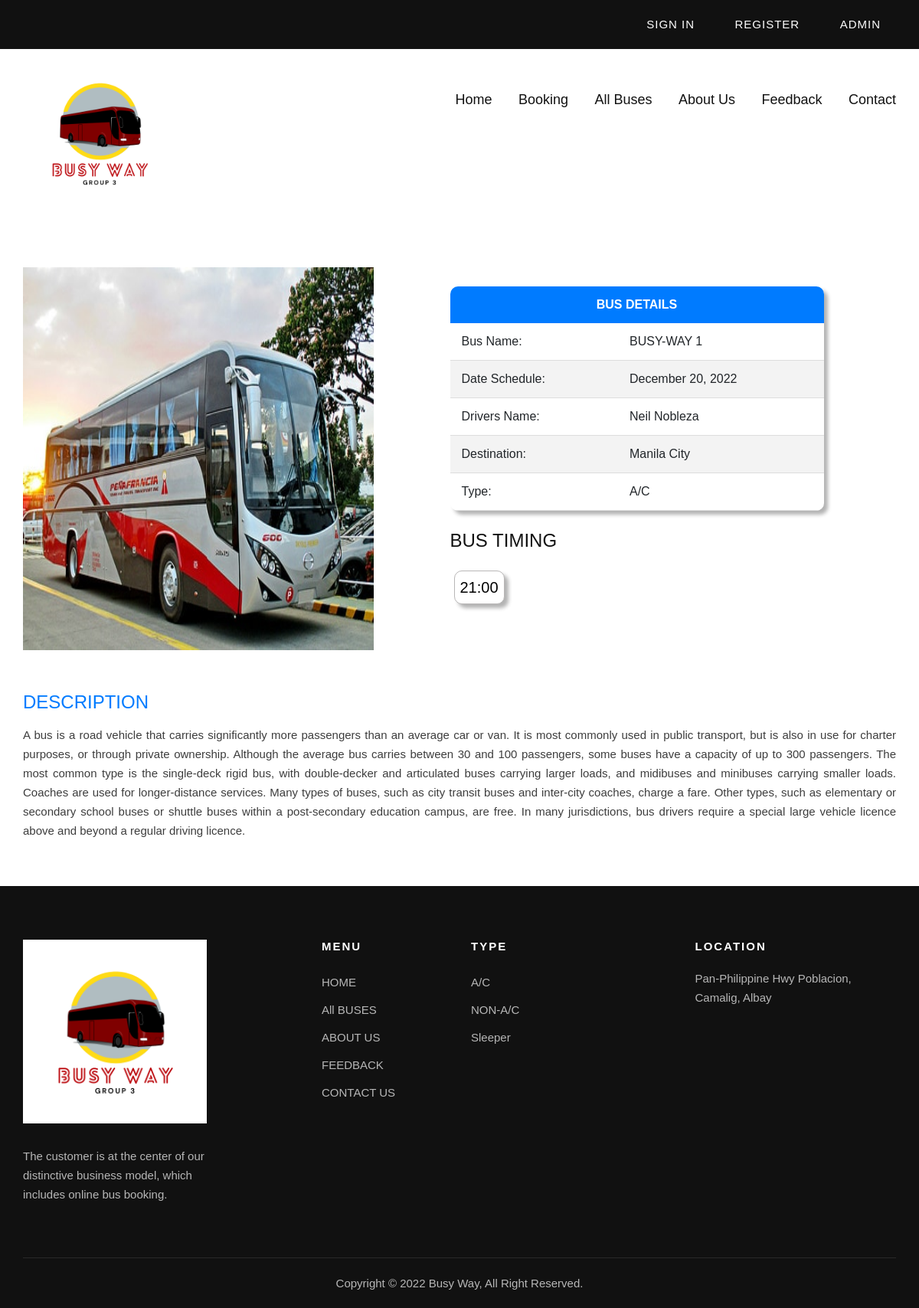
/bus_details.php?pass=1, run on the app's committed database.
### tables this page shows
CREATE TABLE `add_bus` (
  `id` int(25) NOT NULL,
  `buses_name` varchar(100) NOT NULL,
  `drivers_name` varchar(100) NOT NULL,
  `schedule` varchar(100) NOT NULL,
  `categroy` varchar(100) NOT NULL,
  `language` varchar(100) NOT NULL,
  `you_tube_link` varchar(250) NOT NULL,
  `show` varchar(100) NOT NULL,
  `action` varchar(100) NOT NULL,
  `decription` varchar(300) NOT NULL,
  `image` varchar(100) NOT NULL,
  `status` int(10) NOT NULL
);

CREATE TABLE `time_schedule` (
  `id` int(25) NOT NULL,
  `show` varchar(100) NOT NULL,
  `theater` varchar(100) NOT NULL
);

### bus_details.php (the view, shortened to what this page needs)
<!DOCTYPE html>
<html>
<head>
    <link rel="stylesheet" href="css/bootstrap.min.css" type="text/css">
    <link rel="stylesheet" href="css/font-awesome.min.css" type="text/css">
    <link rel="stylesheet" href="css/elegant-icons.css" type="text/css">
    <link rel="stylesheet" href="css/magnific-popup.css" type="text/css">
    <link rel="stylesheet" href="css/nice-select.css" type="text/css">
    <link rel="stylesheet" href="css/owl.carousel.min.css" type="text/css">
    <link rel="stylesheet" href="css/slicknav.min.css" type="  text/css">
    <link rel="stylesheet" href="css/fonts-googleapis.css" type="  text/css">
    <link rel="stylesheet" href="css/style.css" type="text/css">
</head>
<body>
<?php
include("header.php");
?>
<section id="aboutUs">
  <div class="container">
<?php
        include_once 'Database.php';
        $id = $_GET['pass'];
        $result = mysqli_query($conn,"SELECT * FROM add_bus WHERE id = '".$id."'");
        if (mysqli_num_rows($result) > 0) {
          while($row = mysqli_fetch_array($result)) {
        ?>
    <div class="row feature design">
        <div class="col-lg-5"> <img src="admin/image/<?php echo $row['image']; ?>" class="resize-detail" alt="" width="100%"> </div>
      <div class="col-lg-7">
        <table class="content-table">
          <thead><tr>
            <th colspan="2">BUS DETAILS</th>
          </tr>
        </thead>
          <tbody>
          <tr>
            <td>Bus Name:</td><td><?php echo $row['buses_name'];?></td>
          </tr>
          <tr>
            <td>Date Schedule:</td><td><?php echo $row['schedule'];?></td>
          </tr>
          <tr>
            <td>Drivers Name:</td><td><?php echo $row['drivers_name'];?></td>
          </tr>
          <tr>
            <td>Destination:</td><td><?php echo $row['categroy'];?></td>
          </tr>
          <tr>
            <td>Type:</td><td><?php echo $row['language'];?></td>
          </tr>
         </tbody>
        </table>
        <?php  if($row['action']== "AVAILABLE"){?>
        <div class="tiem-link">
          <h4>BUS TIMING</h4><br>
          <?php
            $time = $row['show'];
            $movie = $row['buses_name'];
            $set_time = explode(",", $time);
            $res = mysqli_query($conn,"SELECT * FROM time_schedule");
        if (mysqli_num_rows($res) > 0) {
          while($row = mysqli_fetch_array($res)) {
            if(in_array($row['show'],$set_time)){
              ?><a href="seatbooking.php?movie=<?php echo $movie; ?>&time=<?php echo $row['show'];?>"><?php echo $row['show'];?></a><?php
             }
           }
         }
          ?>
      </div>
      <?php
}
      ?>
      </div>
    </div>
    <div class="description">
      <h4>DESCRIPTION</h4>
      <p>
      A bus is a road vehicle that carries significantly more passengers than an average car or van. It is most commonly used in public transport, but is also in use for charter purposes, or through private ownership. Although the average bus carries between 30 and 100 passengers, some buses have a capacity of up to 300 passengers. The most common type is the single-deck rigid bus, with double-decker and articulated buses carrying larger loads, and midibuses and minibuses carrying smaller loads. Coaches are used for longer-distance services. Many types of buses, such as city transit buses and inter-city coaches, charge a fare. Other types, such as elementary or secondary school buses or shuttle buses within a post-secondary education campus, are free. In many jurisdictions, bus drivers require a special large vehicle licence above and beyond a regular driving licence.</p>
    </div>
    <?php
        }
      }
         ?>
    </div>
</section>
<?php
include("footer.php");
?>
</body>
</html>

### css/style.css (style rules this page uses)
html, body { height: 100%; font-family: "Nunito Sans", sans-serif; -webkit-font-smoothing: antialiased; }
h1, h2, h3, h4, h5, h6 { margin: 0; color: #111111; font-weight: 400; font-family: "Nunito Sans", sans-serif; }
h4 { font-size: 24px; }
p { font-size: 15px; font-family: "Nunito Sans", sans-serif; color: #3d3d3d; font-weight: 400; line-height: 25px; margin: 0 0 15px 0; }
img { max-width: 100%; }
img { vertical-align: middle; }
img, video, iframe, embed, object { max-width: 100%; height: auto; }
.row { display: -ms-flexbox; display: flex; -ms-flex-wrap: wrap; flex-wrap: wrap; margin-right: -15px; margin-left: -15px; }
#aboutUs { padding-top: 35px; padding-bottom: 25px; overflow: hidden; }
#aboutUs .feature { margin-top: 30px; margin-bottom: 54px; }
.resize-detail { height: 500px; }
.content-table { border-collapse: collapse; margin: 25px 0; font-size: 1em; min-width: 488px; border-radius: 5px 5px 0 0; overflow: hidden; box-shadow: 5px 5px 5px rgba(0, 0, 0, 0.3); border-radius: 10px; padding-right: 50px; margin-left: 70px; }
.content-table thead tr { background-color: #007bff; color: #ffffff; text-align: center; font-weight: bold; }
.content-table th { padding: 12px 15px; }
.content-table td { padding: 12px 15px; }
.content-table tbody tr { border-bottom: 1px solid #dddddd; }
.content-table tbody tr:nth-of-type(even) { background-color: #f3f3f3; }
.tiem-link { margin-left: 70px; }
.tiem-link a { background-color: #ffffff; border: 1px solid #B9B7B7; color: white; padding: 6px 7px; text-align: center; font-size: 20px; color: #000000; display: inline-block; box-shadow: 5px 5px 5px rgba(0, 0, 0, 0.3); border-radius: 10px; margin-left: 5px; }
.description h4 { color: #007bff; margin-bottom: 15px; }
.description p { text-align: justify; }
@media only screen and (min-width: 1200px) { .container { max-width: 1170px; } }

### data on the page
add_bus: image (picture), buses_name "BUSY-WAY 1", schedule "December 20, 2022", drivers_name "Neil Nobleza", categroy "Manila City", language "A/C"
time_schedule: show "21:00"
